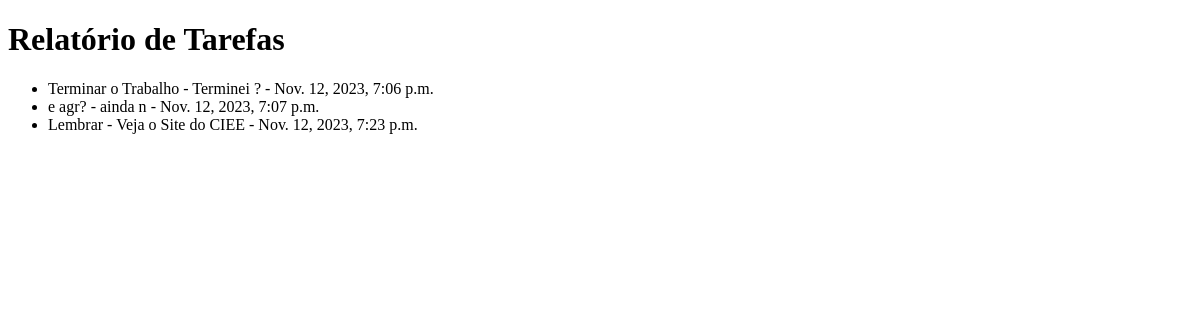
Page /minha_app/relatorio/ on the earlier database version.
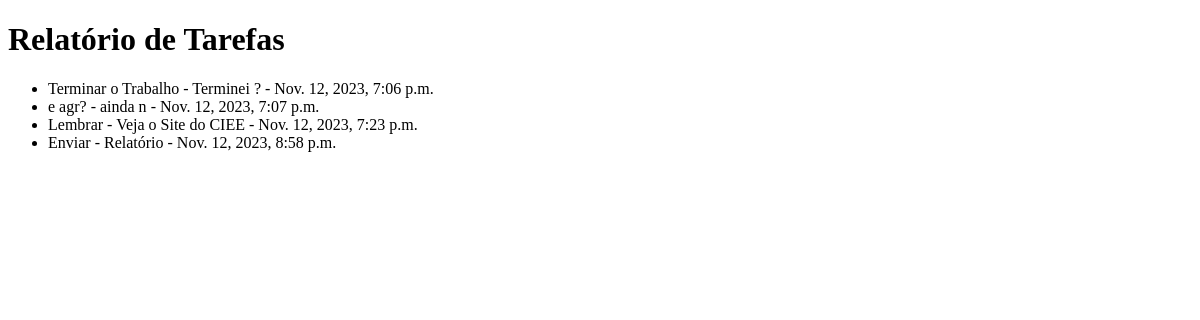
Same page on the later database version.
### minha_app/models.py (models this page shows, shortened)
class Tarefa(models.Model):
    titulo = models.CharField(max_length=200)
    descricao = models.TextField()
    data_criacao = models.DateTimeField(auto_now_add=True)
    concluida = models.BooleanField(default=False)

### minha_app/views.py (the view)
# urls.py: path('relatorio/', views.relatorio_tarefas, name='relatorio_tarefas'),
def relatorio_tarefas(request):
    tarefas = Tarefa.objects.filter(concluida=True)
    context = {'tarefas': tarefas}
    return render(request, 'minha_app/relatorio_tarefa.html', context)

### minha_app/templates/minha_app/relatorio_tarefa.html (shortened to what this page needs)
<!DOCTYPE html>
<html>
<head>
</head>
<body>
    <h1>Relatório de Tarefas</h1>
    <ul>
        {% for tarefa in tarefas %}
            <li>{{ tarefa.titulo }} - {{ tarefa.descricao }} - {{ tarefa.data_criacao}}</li>
        {% endfor %}
    </ul>
</body>
</html>

Differences in the rows shown:
added Tarefa: titulo "Enviar", descricao "Relatório", data_criacao "Nov. 12, 2023, 8:58 p.m."
